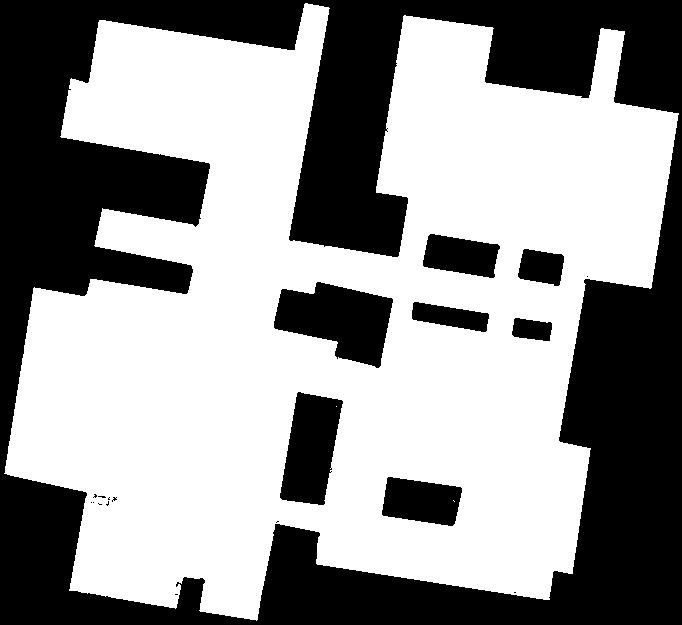
%> input picture src/map_pkl.bmp, 682 x 625 px
$ octave my_demo_iPRM.m   (GNU Octave 9; MATLAB toolbox functions it lacks are replaced by stand-ins)
%> lines starting %> are read from the running program, lines starting %| are printed output that depends on the picture; in (x1, y1, x2, y2) boxes, pixels count from 0 and x2, y2 are one past the last pixel; in counts of white or black regions, pixels touching at a corner belong together; the program's own positions count from 1
### feasiblePoint.m
% Qingeng Jin, School of Remote Sensing and Information Engineering, Wuhan University, Creative Commons Attribution-ShareAlike 4.0 International License.
% The use of this code, its parts and all the materials in the text; creation of derivatives and their publication; and sharing the code publically is permitted without permission.
% This work is as the source code of article paper accessed on: https://www.mdpi.com/2504-446X/7/2/92.
% Please cite the work in all materials as: Jin, Q.; Hu, Q.; Zhao, P.; Wang, S.; Ai, M. An Improved Probabilistic Roadmap Planning Method for Safe Indoor Flights of Unmanned Aerial Vehicles. Drones 2023, 7, 92. https://doi.org/10.3390/drones7020092.
% or other appropriate citation style.

function feasible=feasiblePoint(point,map,radius)
feasible=true;
for i=-radius:1:radius
    for j=-radius:1:radius
        point2=[point(1)+i point(2)+j];
        if ~(point2(1)>=1 && point2(1)<=size(map,1) && point2(2)>=1 && point2(2)<=size(map,2) && map(point2(1),point2(2))==1)
            feasible=false;
        end
    end
end

### distancePoints.m
% Qingeng Jin, School of Remote Sensing and Information Engineering, Wuhan University, Creative Commons Attribution-ShareAlike 4.0 International License.
% The use of this code, its parts and all the materials in the text; creation of derivatives and their publication; and sharing the code publically is permitted without permission.
% This work is as the source code of article paper accessed on: https://www.mdpi.com/2504-446X/7/2/92.
% Please cite the work in all materials as: Jin, Q.; Hu, Q.; Zhao, P.; Wang, S.; Ai, M. An Improved Probabilistic Roadmap Planning Method for Safe Indoor Flights of Unmanned Aerial Vehicles. Drones 2023, 7, 92. https://doi.org/10.3390/drones7020092.
% or other appropriate citation style.

function dis=distancePoints(point1, point2)
dis = sqrt(sum((point1-point2).^2));
end

### heuristic.m
% Rahul Kala, IIIT Allahabad, Creative Commons Attribution-ShareAlike 4.0 International License.
% The use of this code, its parts and all the materials in the text; creation of derivatives and their publication; and sharing the code publically is permitted without permission.
% Please cite the work in all materials as: R. Kala (2014) Code for Robot Path Planning using Probabilistic Roadmap, Indian Institute of Information Technology Allahabad, Available at: http://rkala.in/codes.html

function h=heuristic(X,goal)
h = sqrt(sum((X-goal).^2));

### checkPath.m
% Qingeng Jin, School of Remote Sensing and Information Engineering, Wuhan University, Creative Commons Attribution-ShareAlike 4.0 International License.
% The use of this code, its parts and all the materials in the text; creation of derivatives and their publication; and sharing the code publically is permitted without permission.
% This work is as the source code of article paper accessed on: https://www.mdpi.com/2504-446X/7/2/92.
% Please cite the work in all materials as: Jin, Q.; Hu, Q.; Zhao, P.; Wang, S.; Ai, M. An Improved Probabilistic Roadmap Planning Method for Safe Indoor Flights of Unmanned Aerial Vehicles. Drones 2023, 7, 92. https://doi.org/10.3390/drones7020092.
% or other appropriate citation style.

function feasible=checkPath(n,newPos,map,radius)
feasible=true;
dir=atan2(newPos(1)-n(1),newPos(2)-n(2));
for r=0:0.5:sqrt(sum((n-newPos).^2))
    posCheck=n+r.*[sin(dir) cos(dir)];
    if ~(feasiblePoint(ceil(posCheck),map,radius) && feasiblePoint(floor(posCheck),map,radius) && ...
            feasiblePoint([ceil(posCheck(1)) floor(posCheck(2))],map,radius) && feasiblePoint([floor(posCheck(1)) ceil(posCheck(2))],map,radius))
        feasible=false;break;
    end
    if ~feasiblePoint(newPos,map,radius), feasible=false; end
end

### my_demo_iPRM.m
% Qingeng Jin, School of Remote Sensing and Information Engineering, Wuhan University, Creative Commons Attribution-ShareAlike 4.0 International License.
% The use of this code, its parts and all the materials in the text; creation of derivatives and their publication; and sharing the code publically is permitted without permission.
% This work is as the source code of article paper accessed on: https://www.mdpi.com/2504-446X/7/2/92.
% Please cite the work in all materials as: Jin, Q.; Hu, Q.; Zhao, P.; Wang, S.; Ai, M. An Improved Probabilistic Roadmap Planning Method for Safe Indoor Flights of Unmanned Aerial Vehicles. Drones 2023, 7, 92. https://doi.org/10.3390/drones7020092.
% or other appropriate citation style.

% A demo of iPRM
clc;
clear;

%% Input settings
choose_map = 4; % choose map by id{1,2,3,4}.
display = true; % {true,false} whether to show planning results.
display1 = true; % nodes
display11 = false; % edges
display2 = true; % update
display3 = true; % smooth
connectDistanceWeight = 0.75; % control distance within which the nodes are performed for connection. [0.1, 1.0]
safeDistance = 5; % distance within which space is regarded as occupied.
timeTotal = 0;

%% Load map
if (choose_map == 1)
    map=im2bw(imread('./src/map1.bmp'));
    nodeNum = 10;   nodeNumIncrease = 10;
    startLocation=[30 40];  endLocation=[460 450];
elseif (choose_map == 2)
    map=im2bw(imread('./src/map2.bmp'));
    nodeNum =60;    nodeNumIncrease = 15;
    startLocation=[30 40];  endLocation=[480 470];
elseif (choose_map == 3)
    map=im2bw(imread('./src/map_lib.bmp'));
    nodeNum = 60;   nodeNumIncrease = 20;
    startLocation=[75 110];
    endLocation=[680 525];
elseif (choose_map == 4)
    map=im2bw(imread('./src/map_pkl.bmp'));
%> map: size 625x682 logical; 58.5% white; 20 black regions (12 under 20 px), largest, box (x1, y1, x2, y2) and area: (0, 0, 682, 625) 156809, (274, 282, 393, 368) 6342, (280, 392, 343, 505) 4892
    nodeNum = 60;   nodeNumIncrease = 20;
    startLocation=[90 170]; % source position in Y, X format
    endLocation=[550 530]; % goal position in Y, X format
end

if ~feasiblePoint(startLocation,map,safeDistance), error('source lies on an obstacle or outside map'); end
%> after the loop in feasiblePoint, `for i=-radius:1:radius`: feasible = true
if ~feasiblePoint(endLocation,map,safeDistance), error('goal lies on an obstacle or outside map'); end
if display
    imshow(map);
    rectangle('position',[1 1 fliplr(size(map))-1],'edgecolor','k')
    line([startLocation(2); endLocation(2)],[startLocation(1);endLocation(1)],'color','y');
    line([startLocation(2)-5; startLocation(2)+5],[startLocation(1);startLocation(1)],'color','g','linewidth',5);
    line([startLocation(2); startLocation(2)],[startLocation(1)-5;startLocation(1)+5],'color','g','linewidth',5);
    line([endLocation(2)-5; endLocation(2)+5],[endLocation(1);endLocation(1)],'color','r','linewidth',5);
    line([endLocation(2); endLocation(2)],[endLocation(1)-5;endLocation(1)+5],'color','r','linewidth',5);
    disp('Map is shown. [click/press any key]');
    waitforbuttonpress;
end


%% Create nodes
disp('Start creating nodes.');
t = clock;
prmNodes=[startLocation;endLocation];
while size(prmNodes,1) < nodeNum+2
    x = double(int32(rand(1,2) .* size(map)));
    x1 = int32(rand(1,2) .* size(map));
    if feasiblePoint(x,map,safeDistance)
        prmNodes = [prmNodes;x];
    end
end
%> after the loop, prmNodes = 62 rows, first 12: [90 170; 550 530; 528 517; 176 515; 194 498; 163 549; 450 272; 203 594; 149 660; 50 218; 509 368; 367 303]
time = etime(clock,t);
timeTotal = timeTotal + time;
fprintf('time : %s\n',num2str(time));
if display1
    for i = 3:size(prmNodes,1)
        x = prmNodes(i,1:2);
        rectangle('Position',[x(2)-5,x(1)-5,10,10],'Curvature',[1,1],'FaceColor','b');
        text(x(2),x(1)-10,num2str(i),'Color','r','FontSize',10);
    end
%> this loop made 60 passes
%> x on passes 1 to 12: [528 517], [176 515], [194 498], [163 549], [450 272], [203 594], [149 660], [50 218], [509 368], [367 303], [360 198], [383 448]
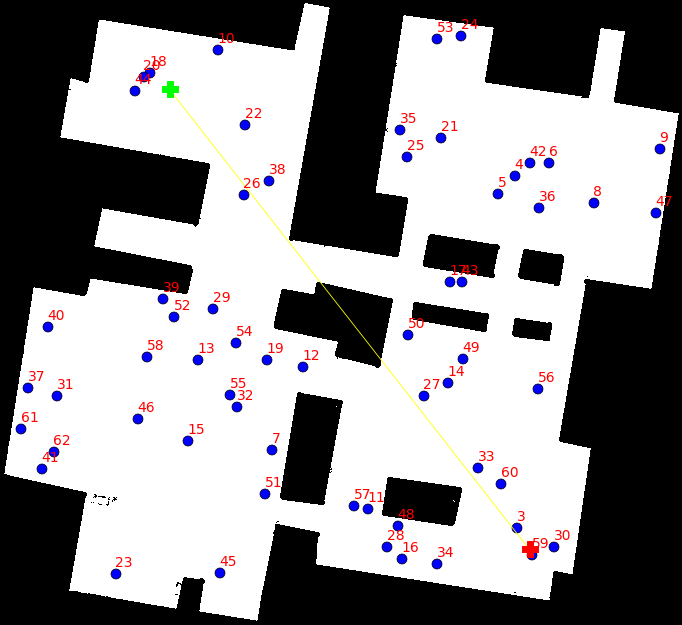
%> figure redrawn from the program's plot data
    fprintf('Nodes are shown.\n Total node num : %d. [click/press]\n',nodeNum+2);
    waitforbuttonpress;
end


%% Create edges (adjacency list)
disp('Start creating edges.');
edgeNum = 0;
t = clock;
prmEdges = cell(nodeNum+2, 1); % edges to be stored as an adjacency list
prmConnectDistance = connectDistanceWeight * sqrt(sum(size(map).^2));
%> prmConnectDistance = 693.8
for i=1:nodeNum+2
    for j=i+1:nodeNum+2
        if distancePoints(prmNodes(i,:),prmNodes(j,:)) > prmConnectDistance
%> in distancePoints, `dis = sqrt(sum((point1-point2).^2));`: dis = 584.1
            continue;
        else
            prmEdges{i} = [prmEdges{i};j];
            prmEdges{j} = [prmEdges{j};i];
            edgeNum = edgeNum + 1;
            if display11
                if checkPath(prmNodes(i,:),prmNodes(j,:),map, safeDistance)
                    line([prmNodes(i,2);prmNodes(j,2)],[prmNodes(i,1);prmNodes(j,1)]);
                else
                    line([prmNodes(i,2);prmNodes(j,2)],[prmNodes(i,1);prmNodes(j,1)],'Color','r','LineWidth',0.5);
                end
            end
        end
    end
    fprintf('Creating edges from node %d finished.\n',i);
end
time = etime(clock,t);
timeTotal = timeTotal + time;
fprintf('time : %s\n',num2str(time));
if display11
    fprintf('Edges are shown.\n Total edge num : %d. [c/p]\n',edgeNum);
    waitforbuttonpress;
end


%% Path searching (using A*)
disp('Start searching path.');
t = clock;
startIndex = 1;
endIndex = 2;
Q = [startIndex 0 heuristic(prmNodes(startIndex,:),endLocation) 0+heuristic(prmNodes(startIndex,:),endLocation) -1]; % A* algorihtm open list
%> Q = [1 0 584.1 584.1 -1]
closed = []; % A* algorihtm closed list
pathFound = false;
while size(Q,1) > 0
    % find smallest
    [A, I] = min(Q,[],1);
     n = Q(I(4),:); % smallest cost element to process
     Q = [Q(1:I(4)-1,:);Q(I(4)+1:end,:)]; % delete element under processing

     % goal test
     if n(1) == endIndex
         pathFound = true;
         break;
     end

     % iterate through all edges from the node
     for mv = 1 : length(prmEdges{n(1),1})
         newNode = prmEdges{n(1),1}(mv);

         % not already in closed
         if isempty(closed) || isempty(find(closed(:,1)==newNode, 1))
             historicCost = n(2) + historic(prmNodes(n(1),:),prmNodes(newNode,:));
             heuristicCost = heuristic(prmNodes(newNode,:),endLocation);
             totalCost = historicCost + heuristicCost;
             add = true;

             % not already in queue with better cost
             if length(find(Q(:,1)==newNode)) >= 1
                 I = find(Q(:,1)==newNode);
                 if Q(I,4) < totalCost
                     add = false;
                 else
                     Q = [Q(1:I-1,:);Q(I+1:end,:);];
                     add = true;
                 end
             end

             % add new nodes in queue
             if add
                 Q = [Q;newNode historicCost heuristicCost totalCost size(closed,1)+1];
             end
         end
     end

     % update closed lists
     closed = [closed;n];
end
%> this loop made 2 passes
%> (A, n) on pass 2: ([2 26.25 0 584.1 1], [2 584.1 0 584.1 1])
%> closed on pass 1: [1 0 584.1 584.1 -1]
%> after the loop, Q = 60 rows, first 8: [3 558.8 25.55 584.3 1; 4 355.6 374.3 729.9 1; 5 344.1 357.4 701.5 1; 6 386 387.5 773.4 1; 7 374.2 276.7 650.9 1; 8 438.8 352.9 791.7 1; 9 493.5 421.5 915.1 1; 10 62.48 589.4 651.8 1]; add = true; heuristicCost = 486; historicCost = 380.1; totalCost = 866.1
time = etime(clock,t);
timeTotal = timeTotal + time;
fprintf('time : %s\n',num2str(time));
if ~pathFound
    error('No path found')
end


%% Initial path
prmPath = [2,prmNodes(n(1),:)];
%> prmPath = [2 550 530]
prev = n(5);
%> prev = 1
while prev>0
    node_temp = [closed(prev,1),prmNodes(closed(prev,1),:)];
    prmPath = [node_temp;prmPath];
    prev = closed(prev,5);
end
%> this loop made 1 pass
%> (prmPath, prev) on pass 1: ([1 90 170; 2 550 530], -1)
fprintf('Intial Path : length = %s, time = %s. [c/p]\n',num2str(n(4)),num2str(timeTotal));
%| Intial Path : length = 584.1233, time = 2.314. [c/p]

%% Check inital path
if display2
    for i=1:size(prmPath,1)-1
        node1 = prmPath(i,2:3);
%> node1 = [90 170]
        node2 = prmPath(i+1,2:3);
%> node2 = [550 530]
        if checkPath(node1,node2,map,safeDistance)
%> in checkPath, `dir=atan2(newPos(1)-n(1),newPos(2)-n(2));`: dir = 0.907
%> the loop in checkPath, `for r=0:0.5:sqrt(sum((n-newPos).^2))` made 371 passes
%> r on passes 2 to 4: 0.5, 1, 1.5
%> after the loop in checkPath, `for r=0:0.5:sqrt(sum((n-newPos).^2))`: feasible = false
            line([node1(1,2);node2(1,2)],[node1(1,1);node2(1,1)],'Color','g','LineWidth',2);
        else
            line([node1(1,2);node2(1,2)],[node1(1,1);node2(1,1);prmNodes(j,1)],'Color','m','LineWidth',2);
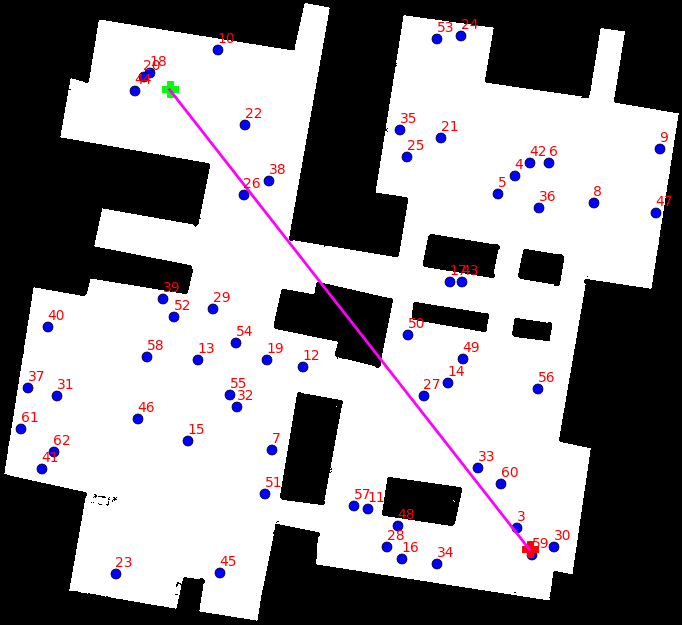
%> figure redrawn from the program's plot data
        end
    end
    waitforbuttonpress;
end

%% Check inital path 2
update_count = 0;
t = clock;
i = 1;
while i < size(prmPath,1)
    nodeIndex1 = prmPath(i,1);     nodePosition1 = prmPath(i,2:3);
%> after `nodeIndex1 = prmPath(i,1)`: nodeIndex1 = 1
%> after `nodePosition1 = prmPath(i,2:3)`: nodePosition1 = [90 170]
    nodeIndex2 = prmPath(i+1,1);   nodePosition2 = prmPath(i+1,2:3);
%> after `nodeIndex2 = prmPath(i+1,1)`: nodeIndex2 = 2
%> after `nodePosition2 = prmPath(i+1,2:3)`: nodePosition2 = [550 530]
    if checkPath(nodePosition1,nodePosition2,map,safeDistance)
%> (the run ends here)
